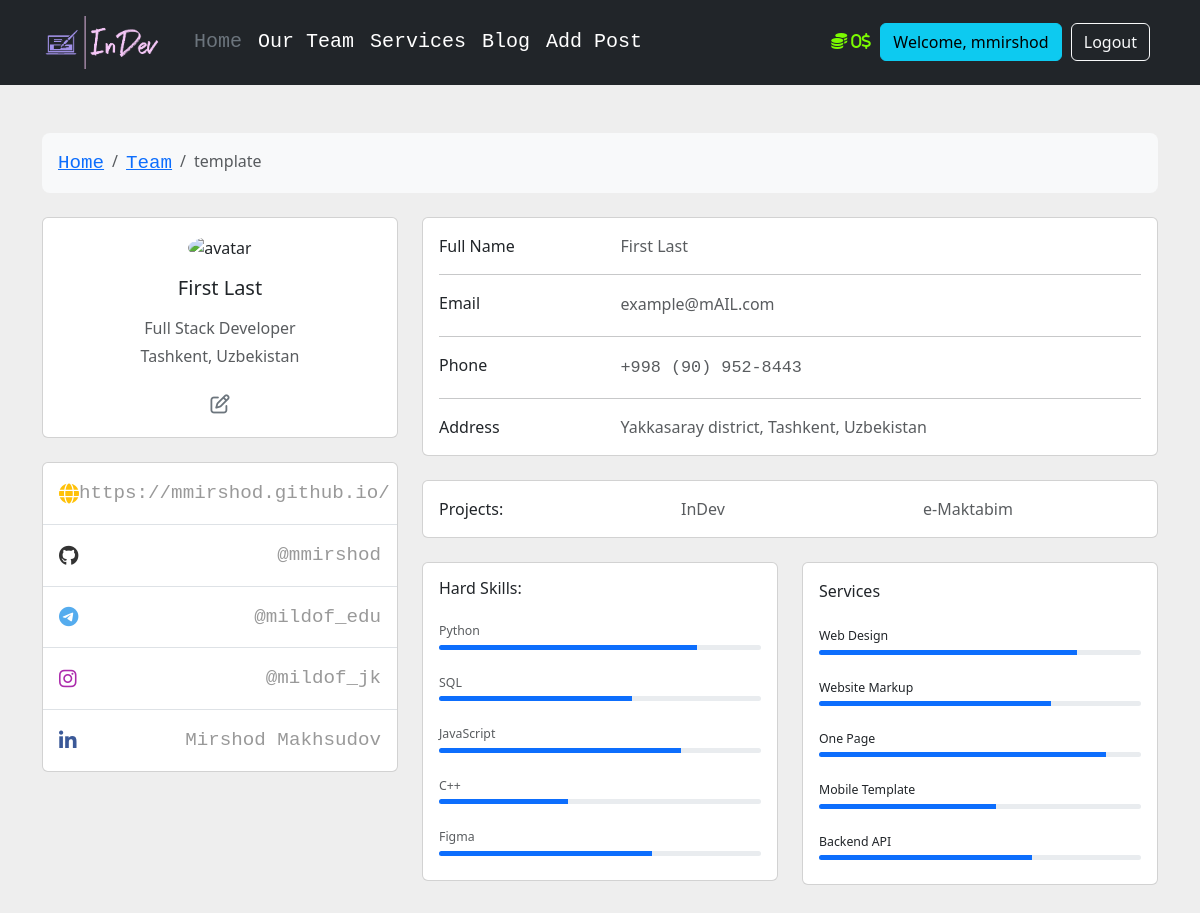
Page /team/2 (signed in) on the committed database.
### InDev/models.py (models this page shows, shortened)
class Developer(db.Model, UserMixin):
    id = db.Column(db.Integer(), primary_key=True)
    first_name = db.Column(db.String(length=30), nullable=False)
    last_name = db.Column(db.String(length=30))
    username = db.Column(db.String(), nullable=False, unique=True)
    email_address = db.Column(db.String(), unique=True)
    password_hash = db.Column(db.String(), nullable=False)
    budget = db.Column(db.Integer(), nullable=False, default=0)
    date_added = db.Column(db.String(20), default=date.today())
    posts = db.relationship('Post', backref='author')
    @property
    def prettier_budget(self):
        if len(str(self.budget)) >= 4:
            return f'{str(self.budget)[:-3]},{str(self.budget)[-3:]}$'
        else:
            return f"{self.budget}$"
    @property
    def password(self):
        return self.password

### InDev/routes.py (the view)
@app.route('/team/<int:dev_id>')
@login_required
def developer_page(dev_id):  # dev_id -> Developer id
    developer = Developer.query.get_or_404(dev_id)
    return render_template('developer-page.html', developer=developer)

### InDev/models.py (called while the page is built)
@login_manager.user_loader
def load_user(user_id):
    return Developer.query.get(int(user_id))

### InDev/templates/developer-page.html (shortened to what this page needs)
{% extends 'base.html' %}
{% block content %}
<section style="background-color: #eee;">
  <div class="container py-5">
    <div class="row">
      <div class="col">
        <nav aria-label="breadcrumb" class="bg-light rounded-3 p-3 mb-4">
          <ol class="breadcrumb mb-0">
            <li class="breadcrumb-item"><a href="/">Home</a></li>
            <li class="breadcrumb-item"><a href="{{ url_for('team') }}">Team</a></li>
            <li class="breadcrumb-item active" aria-current="page">{{ developer.username }}</li>
          </ol>
        </nav>
      </div>
    </div>
    <div class="row">
      <div class="col-lg-4">
        <div class="card mb-4">
          <div class="card-body text-center">
            <img src="https://mdbcdn.b-cdn.net/img/Photos/new-templates/bootstrap-chat/ava3.webp" alt="avatar"
              class="rounded-circle img-fluid" style="width: 150px;">
            <h5 class="my-3 text-dark">{{ developer.first_name }} {{ developer.last_name }}</h5>
            <p class="text-muted mb-1">Full Stack Developer</p>
            <p class="text-muted mb-4">Tashkent, Uzbekistan</p>
            <a href="{{ url_for('update_dev_info', dev_id=developer.id) }}"><i class="far fa-edit text-center text-secondary"></i></a>
          </div>
        </div>
        <div class="card mb-4 mb-lg-0">
          <div class="card-body p-0">
            <ul class="list-group list-group-flush rounded-3">
              <li class="list-group-item d-flex justify-content-between align-items-center p-3">
                <i class="fas fa-globe fa-lg text-warning"></i>
                <p class="mb-0"><a target="_blank" style="color: #999999; text-decoration-line: none" href="https://mmirshod.github.io/">https://mmirshod.github.io/</a></p>
              </li>
              <li class="list-group-item d-flex justify-content-between align-items-center p-3">
                <i class="fab fa-github fa-lg" style="color: #333333;"></i>
                <p class="mb-0"><a target="_blank" style="color: #999999; text-decoration-line: none" href="https://github.com/mmirshod">@mmirshod</a></p>
              </li>
              <li class="list-group-item d-flex justify-content-between align-items-center p-3">
                <i class="fab fa-telegram-plane fa-lg" style="color: #55acee;"></i>
                <p class="mb-0"><a style="color: #999999; text-decoration-line: none" target="_blank" href="https://t.me/mildof_edu">@mildof_edu</a></p>
              </li>
              <li class="list-group-item d-flex justify-content-between align-items-center p-3">
                <i class="fab fa-instagram fa-lg" style="color: #ac2bac;"></i>
                <p class="mb-0"><a target="_blank" style="color: #999999; text-decoration-line: none" href="https://instagram.com/mildof_jk">@mildof_jk</a></p>
              </li>
              <li class="list-group-item d-flex justify-content-between align-items-center p-3">
                <i class="fab fa-linkedin-in fa-lg" style="color: #3b5998;"></i>
                <p class="mb-0"><a target="_blank" style="color: #999999; text-decoration-line: none" href="https://linkedin.com/in/mirshod-makhsudov/">Mirshod Makhsudov</a></p>
              </li>
            </ul>
          </div>
        </div>
      </div>
      <div class="col-lg-8">
        <div class="card mb-4">
          <div class="card-body">
            <div class="row">
              <div class="col-sm-3">
                <p class="mb-0 text-dark">Full Name</p>
              </div>
              <div class="col-sm-9">
                <p class="text-muted mb-0">{{ developer.first_name }} {{ developer.last_name }}</p>
              </div>
            </div>
            <hr>
            <div class="row">
              <div class="col-sm-3">
                <p class="mb-0 text-dark">Email</p>
              </div>
              <div class="col-sm-9">
                <p class="text-muted mb-0"><a href="mailto:mirshodmakhsudov@gmail.com" target="_blank"></a>{{ developer.email_address }}</p>
              </div>
            </div>
            <hr>
            <div class="row">
              <div class="col-sm-3">
                <p class="mb-0 text-dark">Phone</p>
              </div>
              <div class="col-sm-9">
                  <a class="text-muted mb-0 " style="text-decoration: none; color: rgba(33, 37, 41, 0.75);" href="tel:+998909528443"><small>+998 (90) 952-8443</small></a>
              </div>
            </div>
            <hr>
            <div class="row">
              <div class="col-sm-3">
                <p class="mb-0 text-dark">Address</p>
              </div>
              <div class="col-sm-9">
                <p class="text-muted mb-0">Yakkasaray district, Tashkent, Uzbekistan</p>
              </div>
            </div>
          </div>
        </div>
        <div class="card mb-4">
          <div class="card-body">
            <div class="row">
              <div class="col-md-4">
                <p class="mb-0 text-dark">Projects:</p>
              </div>
              <div class="col-md-4">
                <p class="text-muted mb-0">InDev</p>
              </div>
              <div class="col-md-4">
                <p class="text-muted mb-0">e-Maktabim</p>
              </div>
            </div>
          </div>
        </div>
        <div class="row">
          <div class="col-md-6">
            <div class="card mb-4 mb-md-0">
              <div class="card-body">
                <p class="mb-4 text-dark font-italic me-1 h6">Hard Skills:
                </p>
                <p class="mb-1 text-muted" style="font-size: .77rem;">Python</p>
                <div class="progress rounded" style="height: 5px;">
                  <div class="progress-bar" role="progressbar" style="width: 80%" aria-valuenow="80"
                    aria-valuemin="0" aria-valuemax="100"></div>
                </div>
                <p class="mt-4 text-muted mb-1" style="font-size: .77rem;">SQL</p>
                <div class="progress rounded" style="height: 5px;">
                  <div class="progress-bar" role="progressbar" style="width: 60%" aria-valuenow="60"
                    aria-valuemin="0" aria-valuemax="100"></div>
                </div>
                <p class="mt-4 mb-1 text-muted" style="font-size: .77rem;">JavaScript</p>
                <div class="progress rounded" style="height: 5px;">
                  <div class="progress-bar" role="progressbar" style="width: 75%" aria-valuenow="75"
                    aria-valuemin="0" aria-valuemax="100"></div>
                </div>
                <p class="mt-4 text-muted mb-1" style="font-size: .77rem;">C++</p>
                <div class="progress rounded" style="height: 5px;">
                  <div class="progress-bar" role="progressbar" style="width: 40%" aria-valuenow="40"
                    aria-valuemin="0" aria-valuemax="100"></div>
                </div>
                <p class="mt-4 mb-1 text-muted" style="font-size: .77rem;">Figma</p>
                <div class="progress rounded mb-2" style="height: 5px;">
                  <div class="progress-bar" role="progressbar" style="width: 66%" aria-valuenow="66"
                    aria-valuemin="0" aria-valuemax="100"></div>
                </div>
              </div>
            </div>
          </div>
          <div class="col-md-6">
            <div class="card mb-4 mb-md-0">
              <div class="card-body">
                <p class="mb-4"><span class="text-dark font-italic me-1">Services</span>
                </p>
                <p class="mb-1" style="font-size: .77rem;">Web Design</p>
                <div class="progress rounded" style="height: 5px;">
                  <div class="progress-bar" role="progressbar" style="width: 80%" aria-valuenow="80"
                    aria-valuemin="0" aria-valuemax="100"></div>
                </div>
                <p class="mt-4 mb-1" style="font-size: .77rem;">Website Markup</p>
                <div class="progress rounded" style="height: 5px;">
                  <div class="progress-bar" role="progressbar" style="width: 72%" aria-valuenow="72"
                    aria-valuemin="0" aria-valuemax="100"></div>
                </div>
                <p class="mt-4 mb-1" style="font-size: .77rem;">One Page</p>
                <div class="progress rounded" style="height: 5px;">
                  <div class="progress-bar" role="progressbar" style="width: 89%" aria-valuenow="89"
                    aria-valuemin="0" aria-valuemax="100"></div>
                </div>
                <p class="mt-4 mb-1" style="font-size: .77rem;">Mobile Template</p>
                <div class="progress rounded" style="height: 5px;">
                  <div class="progress-bar" role="progressbar" style="width: 55%" aria-valuenow="55"
                    aria-valuemin="0" aria-valuemax="100"></div>
                </div>
                <p class="mt-4 mb-1" style="font-size: .77rem;">Backend API</p>
                <div class="progress rounded mb-2" style="height: 5px;">
                  <div class="progress-bar" role="progressbar" style="width: 66%" aria-valuenow="66"
                    aria-valuemin="0" aria-valuemax="100"></div>
                </div>
              </div>
            </div>
          </div>
        </div>
      </div>
    </div>
  </div>
</section>
{% endblock %}

### InDev/templates/base.html (shortened to what this page needs)
<!DOCTYPE html>
<html lang="en">
    <head>
        <link rel="stylesheet"
              href="https://cdn.jsdelivr.net/npm/bootstrap@5.3.0-alpha1/dist/css/bootstrap.min.css"
>
    </head>
    <body style="background-color: #3d3d3d; color: #fffff0;">
        <header class="p-3 text-bg-dark">
            <div class="container">
                <div class="d-flex flex-wrap align-items-center justify-content-center justify-content-lg-start">
                    <a href="/" class="d-flex align-items-center mb-2 mb-lg-0 text-white text-decoration-none" id="logo">
                       <img src="{{ url_for('static', filename='InDev logo.png') }}" alt="logo" style="width: 10vw; margin-right: 2vw">
                    </a>
                    <ul class="nav col-6 col-lg-auto me-lg-auto mb-2 justify-content-center mb-md-0">
                        <li><a href="/home" class="nav-link px-2 text-secondary">Home</a></li>
                        <li><a href="{{ url_for('team') }}" class="nav-link px-2 text-white">Our Team</a></li>
                        <li><a href="{{ url_for('coming_soon') }}" class="nav-link px-2 text-white">Services</a></li>
                        <li><a href="{{ url_for('blog_page') }}" class="nav-link px-2 text-white">Blog</a></li>
                        {% if current_user.is_authenticated %}
                        <li><a href="{{ url_for('add_post') }}" class="nav-link px-2 text-white">Add Post</a></li>
                        {% endif %}
                    </ul>
                    {% if current_user.is_authenticated %}
                        <div class="text-end">
                            <i class="fa-solid fa-coins" style="color: lawngreen">  {{ current_user.prettier_budget }}  </i>
                            <span
                               class="btn btn-info" style="margin-left: 5px; margin-right: 5px;">Welcome, {{ current_user.username }}</span>
                            <a href="{{ url_for('logout_page') }}"
                               class="btn btn-outline-light me-2">Logout</a>
                        </div>
                    {% else %}
                        <div class="text-end">
                            <a href="{{ url_for('login_page') }}" class="btn btn-outline-light me-2">Sign-in</a>
                            <a href="{{ url_for('register_page') }}" class="btn btn-warning">Sign-up</a>
                        </div>
                    {% endif %}
                </div>
            </div>
        </header>
        {% block content %}{% endblock %}
    </body>
</html>

### rows in the picture
Developer: prettier_budget "0$", username "mmirshod"
Developer: username "template", first_name "First", last_name "Last", email_address "example@mAIL.com"
